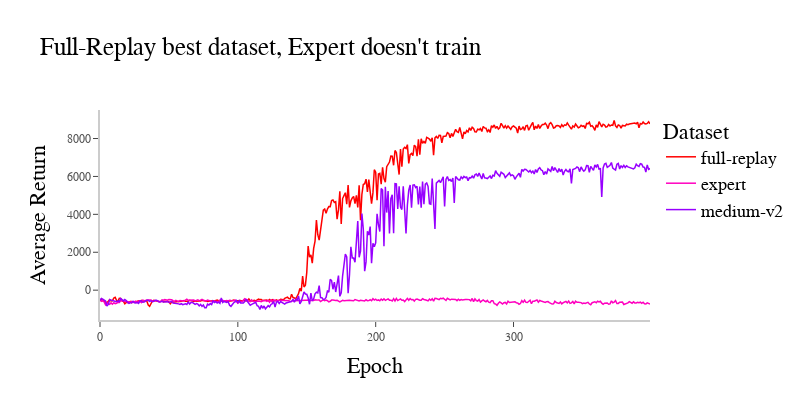

The code cell stored with this chart in its notebook:
### Markdown cell above
## Results

{{< video figures/EDAC_reimplementation_halfcheetah.mp4 >}}
This is a our edac reimplementation on the halfcheetah task.

TODO

### Code cell
#| label: datasets
#| fig-cap: "Different Training Datasets"
#| echo: false

import pandas as pd
import random
random.seed = 17
import plotly.express as px
import plotly.io as pio
pio.renderers.default = "plotly_mimetype+notebook_connected"

df2 = pd.read_csv('data/datasets2.csv', delimiter=";")
df2 = df2[0:400]

df2.columns = ['epoch', 'full-replay', 'expert', 'medium-v2']

x=df2['epoch']
y=df2[['full-replay', 'expert', 'medium-v2']]
labels = y.columns
# colors = px.colors.sequential.Spectral
#Plotly3, Plasma, thermal, Turbo
# colors = random.sample(px.colors.diverging.PiYG, k=6)
#Spectral, Picnic, RdYlGn, PiYG
colors = px.colors.cyclical.HSV[::-1]

fig = go.Figure()

for i in range(0, 3):
    fig.add_trace(go.Scatter(x=x, y=y.iloc[:,i], mode='lines',
        name=labels[i],
        line=dict(color=colors[i], width=1.5)
    ))


fig.update_layout(
    title='Full-Replay best dataset, Expert doesn\'t train',
    xaxis=dict(
        title="Epoch",
        showline=True,
        showgrid=True,
        showticklabels=True,
        linecolor='rgb(204, 204, 204)',
        linewidth=2,
        ticks='outside',
        tickfont=dict(
            family='Arial',
            size=12,
            color='rgb(82, 82, 82)',
        ),
    ),
        yaxis=dict(
        title="Average Return",
        showgrid=True,
        zeroline=True,
        showline=True,
        showticklabels=True,
        linecolor='rgb(204, 204, 204)',
        linewidth=2,
        ticks='outside',
        tickfont=dict(
            family='Arial',
            size=12,
            color='rgb(82, 82, 82)',
        )
    ),
    autosize=False,
    width=800,
    height=400,
    margin=dict(
        autoexpand=True,
        l=100,
        r=20,
        t=110,
    ),
    showlegend=True,
    legend_title="Dataset",
    plot_bgcolor='white',
    font=dict(
        family="Courier New, monospace",
        size=18,
        color="black"
    )
)

fig.show()

### Figure 1 — Plotly figure (JSON) as saved in the notebook; plotly's stock layout.template omitted (floating-point values rounded to 4 significant figures; data arrays with more than 128 entries replaced by an {"elided": "..."} marker saying what was removed)
{"data": [{"line": {"color": "#ff0000", "width": 1.5}, "mode": "lines", "name": "full-replay", "type": "scatter", "x": {"elided": "400 int values"}, "y": {"elided": "400 float values"}}, {"line": {"color": "#ff00bf", "width": 1.5}, "mode": "lines", "name": "expert", "type": "scatter", "x": {"elided": "400 int values"}, "y": {"elided": "400 float values"}}, {"line": {"color": "#9700ff", "width": 1.5}, "mode": "lines", "name": "medium-v2", "type": "scatter", "x": {"elided": "400 int values"}, "y": {"elided": "400 float values"}}], "layout": {"autosize": false, "font": {"color": "black", "family": "Courier New, monospace", "size": 18}, "height": 400, "legend": {"title": {"text": "Dataset"}}, "margin": {"autoexpand": true, "l": 100, "r": 20, "t": 110}, "plot_bgcolor": "white", "showlegend": true, "title": {"text": "Full-Replay best dataset, Expert doesn't train"}, "width": 800, "xaxis": {"autorange": true, "linecolor": "rgb(204, 204, 204)", "linewidth": 2, "range": [0, 399], "showgrid": true, "showline": true, "showticklabels": true, "tickfont": {"color": "rgb(82, 82, 82)", "family": "Arial", "size": 12}, "ticks": "outside", "title": {"text": "Epoch"}, "type": "linear"}, "yaxis": {"autorange": true, "linecolor": "rgb(204, 204, 204)", "linewidth": 2, "range": [-1574.0, 9505.0], "showgrid": true, "showline": true, "showticklabels": true, "tickfont": {"color": "rgb(82, 82, 82)", "family": "Arial", "size": 12}, "ticks": "outside", "title": {"text": "Average Return"}, "type": "linear", "zeroline": true}}}
